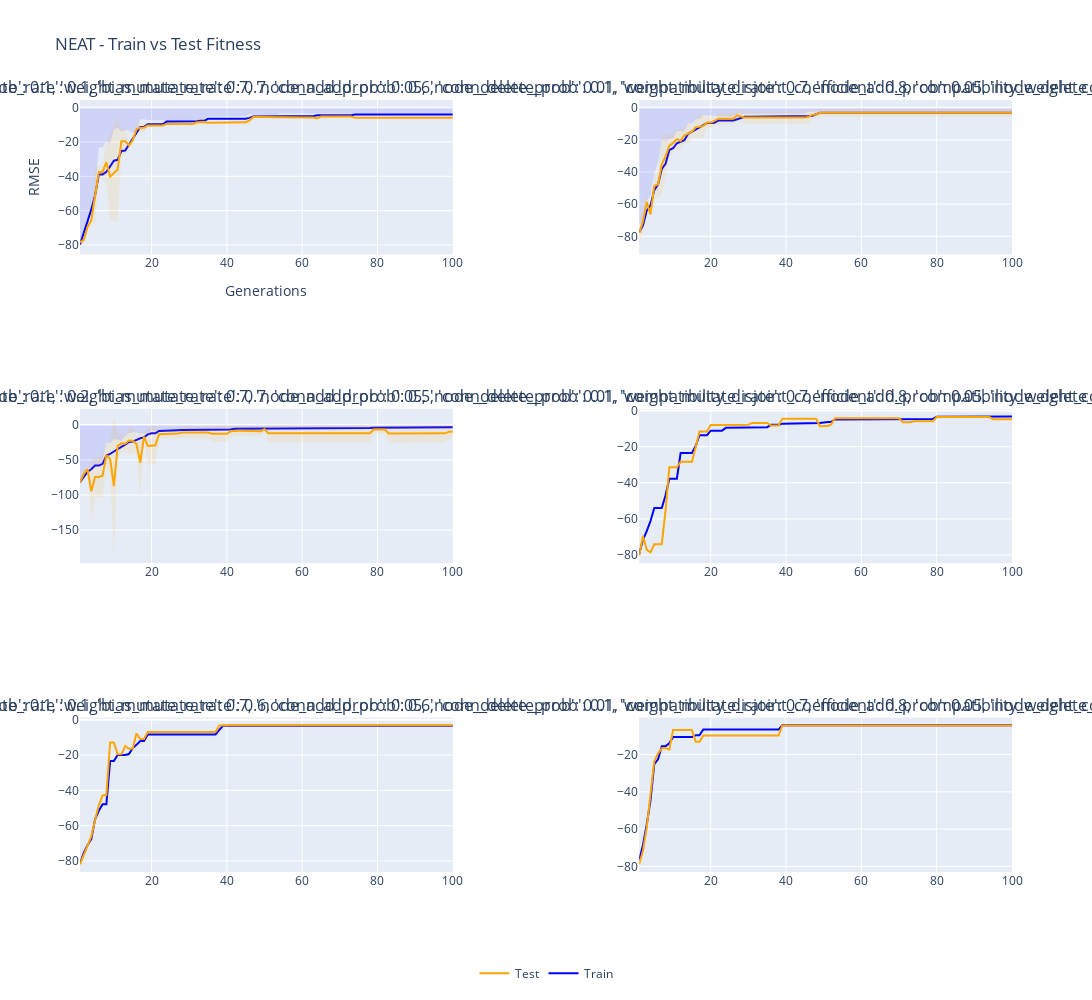

Write notebook code for a chart like this one.
### Markdown cell above
### Brief Discussion on Overfitting and Early Convergence

-

### Code cell
fit_or_size_per_comb(k_outer,MODEL_NAME)
